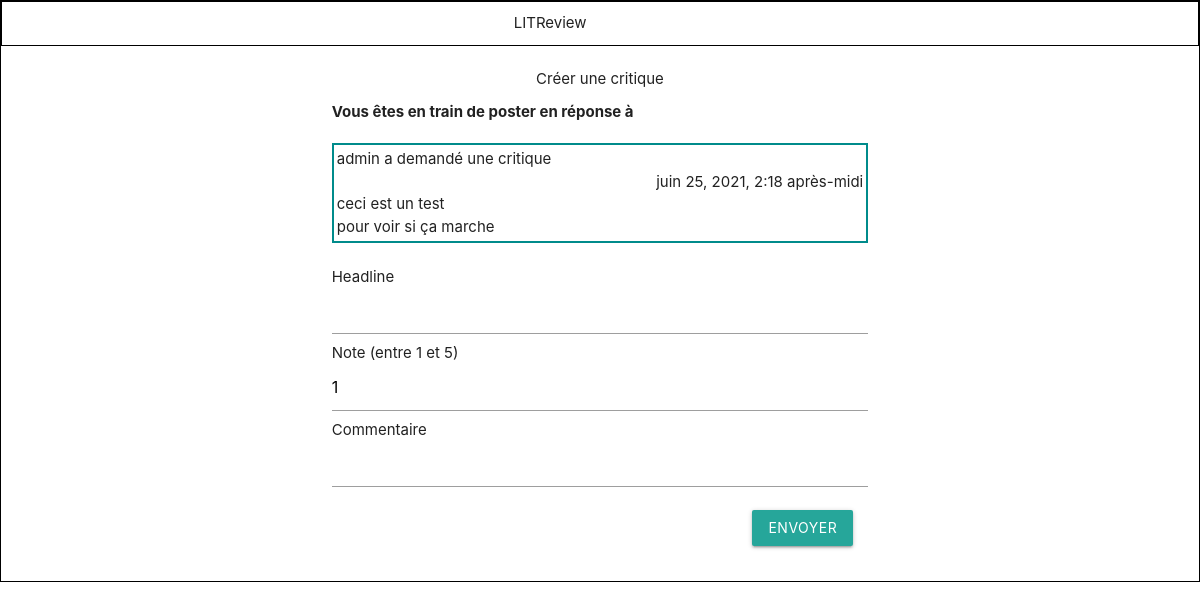
The page /create-review/7 on the database as committed earlier.
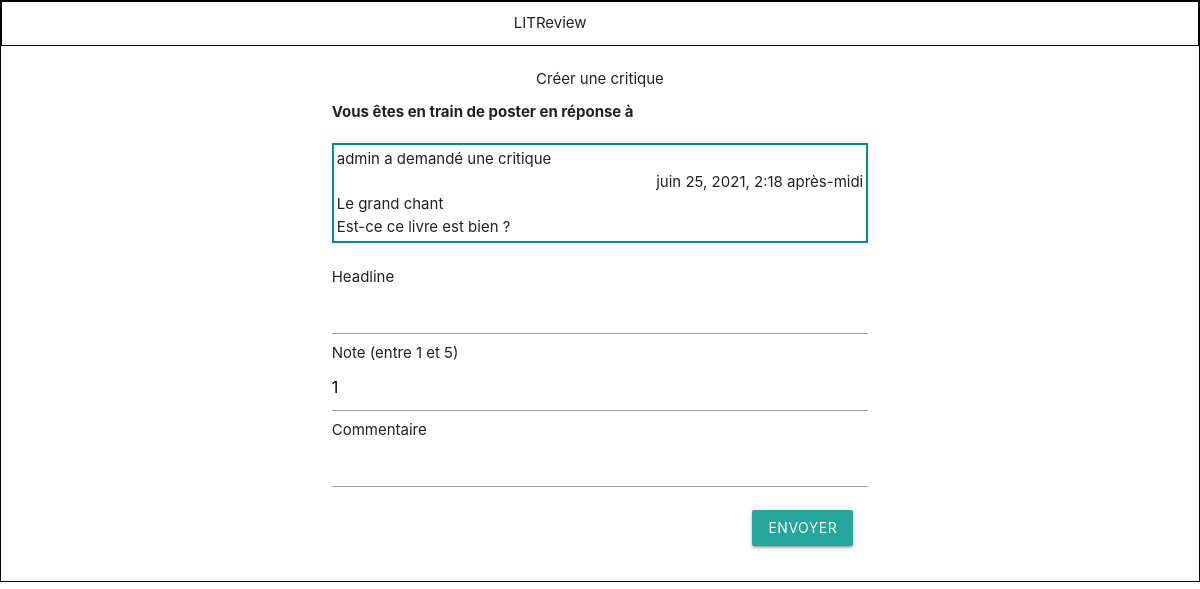
The same page on the database as committed later.
### accounts/models.py (models this page shows)
class Ticket(models.Model):
    title = models.CharField(max_length=8192, blank=True)
    description = models.TextField(max_length=2048, blank=True)
    user = models.ForeignKey(
        to=settings.AUTH_USER_MODEL, on_delete=models.CASCADE)
    image = models.ImageField(null=True, blank=True)
    time_created = models.DateTimeField(auto_now_add=True)

### accounts/views.py (the view)
# urls.py: path('create-review/<int:id_ticket>', views.answer_review, name='answer-review')
def answer_review(request, id_ticket):
    ticket = Ticket.objects.get(pk=id_ticket)
    if request.method == "GET":
        return render(request, "answer_create_review.html", locals())
    elif request.method == "POST":
        headline = request.POST['headline']
        commentaire = request.POST['commentaire']
        rating = int(request.POST['rating'])
        Review.objects.create(headline=headline, ticket=ticket, body=commentaire, rating=rating, user=request.user)
        return redirect("feed")
    else:
        return redirect('home')

### templates/answer_create_review.html (shortened to what this page needs)
{% extends 'base.html' %}
{% block content %}
<div class="row container">
<div class="col s8 offset-s2">
<div class="center-align">Créer une critique</div>
<form action="" method="post">
<div class="titre-critique">Vous êtes en train de poster en réponse à</div>
<div class="post">
<div>{% if request.user == ticket.user %} Vous avez
{% else %} {{ ticket.user }} a
{% endif %} demandé une critique</div>
<div class="right-align">{{ ticket.time_created }}</div>
<div>{{ ticket.title }}</div>
<div>{{ ticket.description }}</div>
</div>
<br>
<span>Headline</span>
<input name="headline" id="headline">
<span>Note (entre 1 et 5)</span>
<input type="number" id="rating" name="rating" min="1" max="5" value="1">
<span>Commentaire</span>
<input name="commentaire" id="commentaire">
<div class="right-align"><input type="submit" value="Envoyer" class="waves-effect waves-light btn espace"></div>
</form>
</div>
</div>
{% endblock %}

### templates/base.html (shortened to what this page needs)
<!DOCTYPE html>
<html>
{% load static %}
<head>
  <link rel="stylesheet" href="https://cdnjs.cloudflare.com/ajax/libs/materialize/1.0.0/css/materialize.min.css">
  <link rel="stylesheet" href="{% static 'css/LITReview.css' %}">
</head>
<body>
<div class="headtitle">
<div class="row" style="margin-bottom:0px">
<div class="col s1 offset-s5">
  LITReview
</div>
</div>
</div>
  <main>
    {% block content %}
    {% endblock %}
  </main>
</body>
</html>

### static/css/LITReview.css (style rules this page uses)
.headtitle { border: solid 1px black; text-align: center; padding: 10px 0; }
body { border: solid 1px black; }
.post { border:2px solid darkcyan; margin-top: 10px; padding:3px; }
.espace { margin: 15px; }
.titre-critique { margin: 10px 0 20px 0; font-weight: bold; }

Rows that differ between the two databases and show on the page:
changed Ticket "admin": title "ceci est un test" → "Le grand chant"; description "pour voir si ça marche" → "Est-ce ce livre est bien ?"
